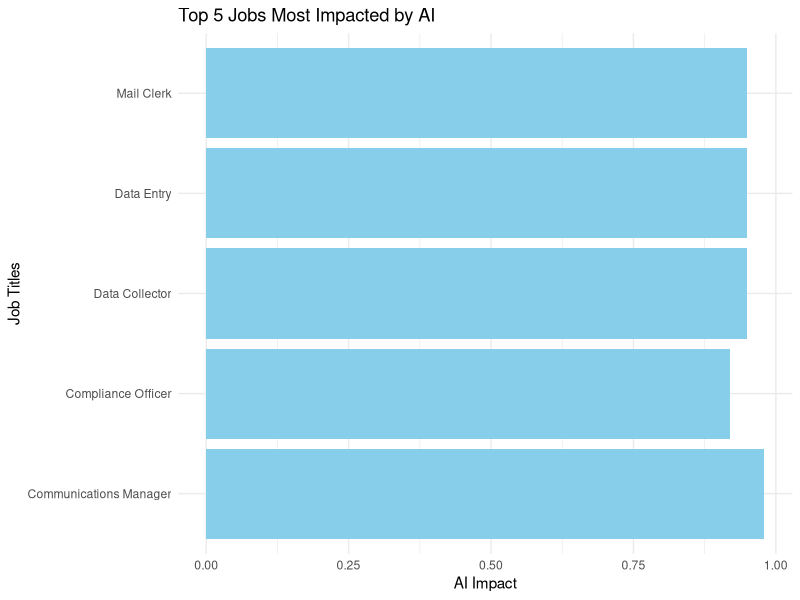
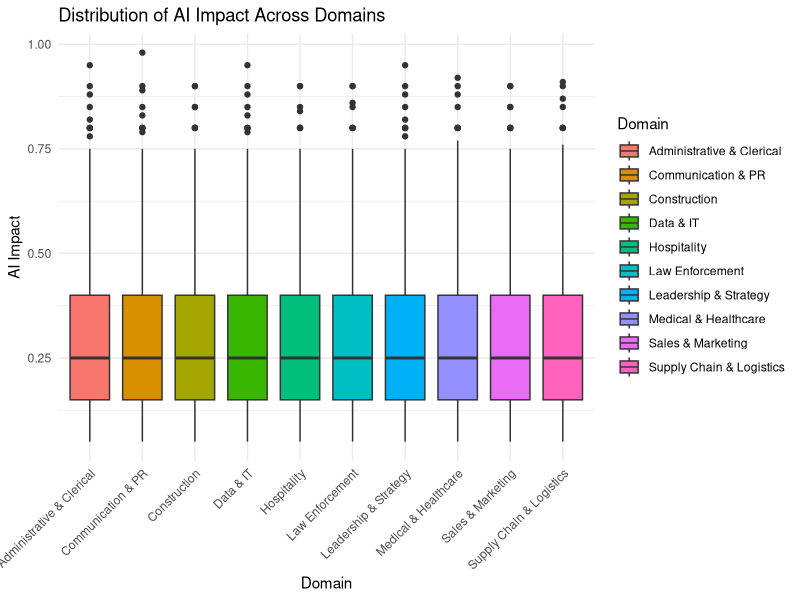
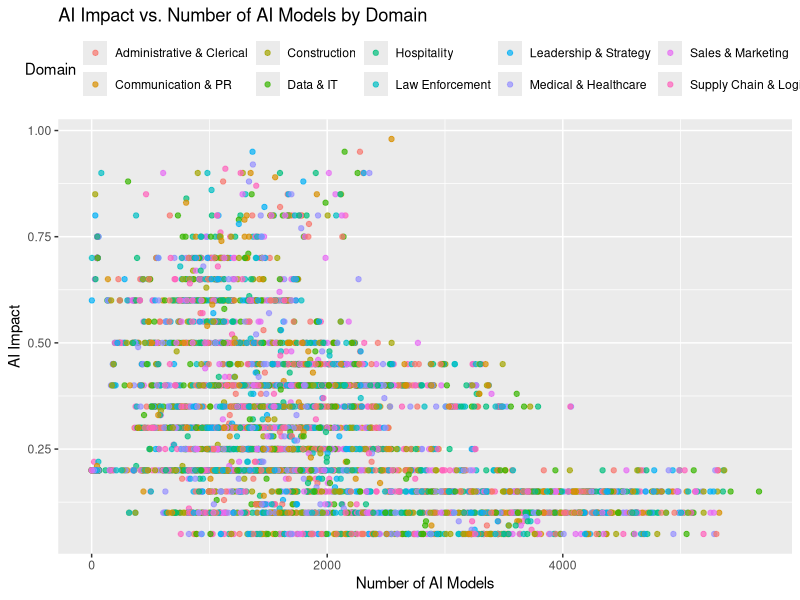
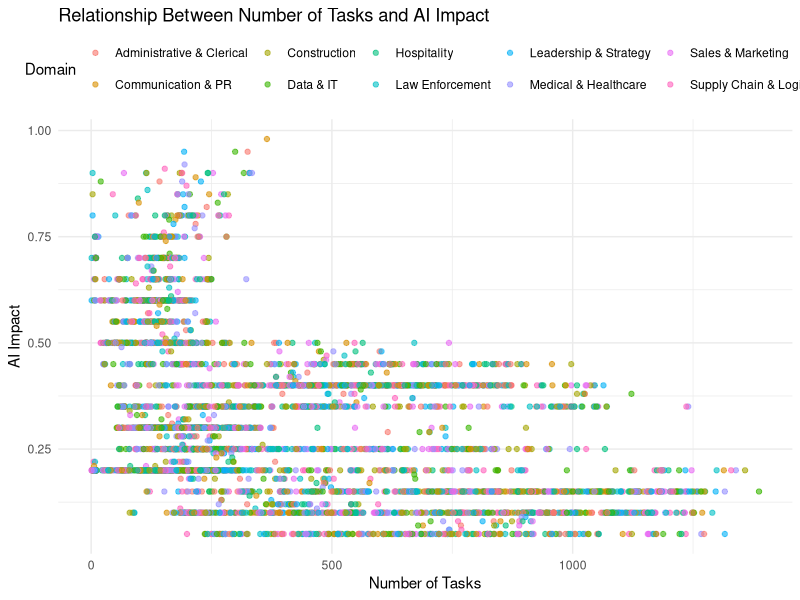
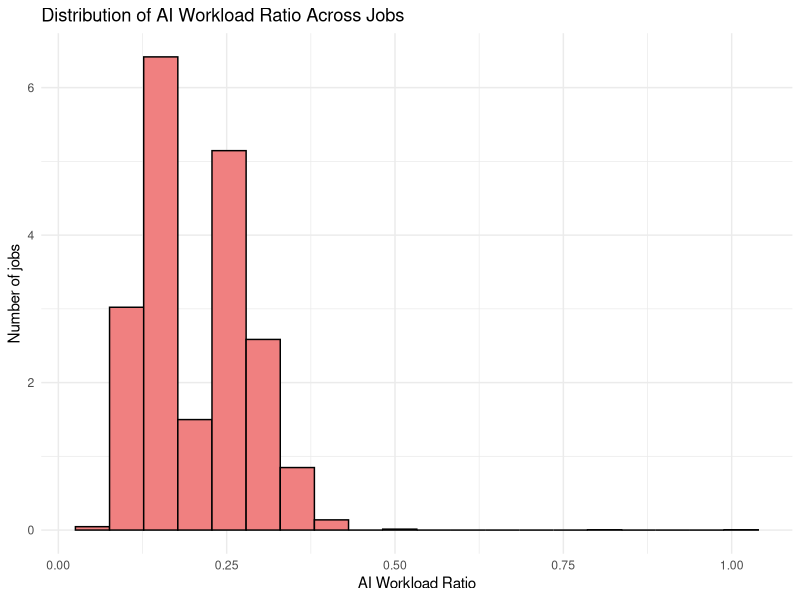
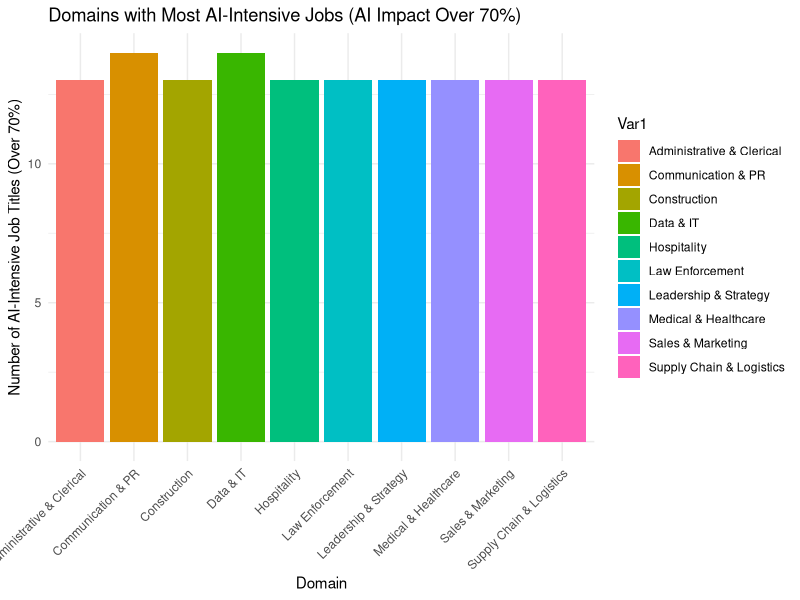
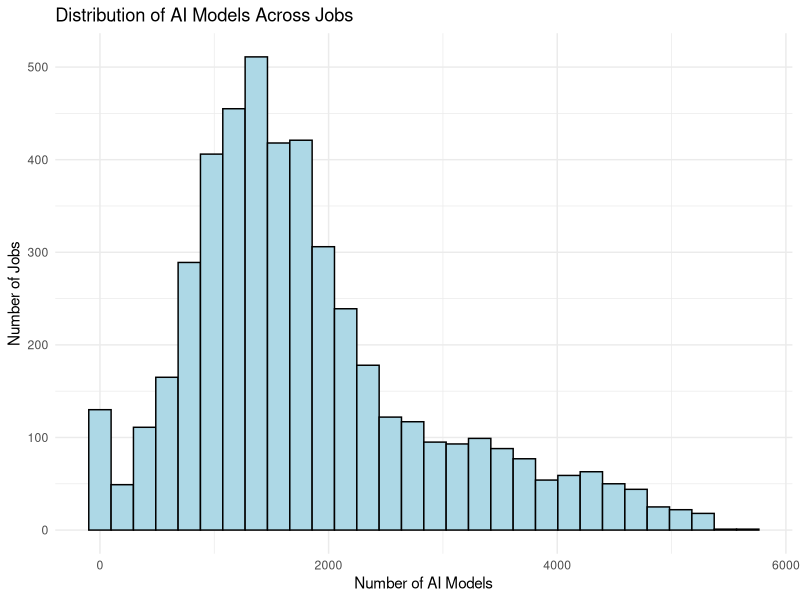

R code for these plots, in order:
library(ggplot2)
library(readr)

#make sure to set working directory
#load dataset
data <- read_csv("AI-Job-Impact.csv")

#convert 'AI Impact' to numeric
data$`AI Impact` <- as.numeric(sub("%", "", data$`AI Impact`)) / 100

#sort and get top 5 jobs
top_5_jobs <- head(data[order(-data$`AI Impact`),], 5)

#plot
ggplot(top_5_jobs, aes(x=`AI Impact`, y=`Job titiles`)) +
  geom_bar(stat="identity", fill="skyblue") +
  labs(title="Top 5 Jobs Most Impacted by AI", x="AI Impact", y="Job Titles") +
  theme_minimal()

#plotting boxplot for AI Impact across different domains
ggplot(data, aes(x=Domain, y=`AI Impact`, fill=Domain)) +
  geom_boxplot() +
  labs(title="Distribution of AI Impact Across Domains", x="Domain", y="AI Impact") +
  theme_minimal() +
  theme(axis.text.x = element_text(angle = 45, hjust = 1))

#scatter plot for AI Impact vs. Number of AI Models by Domain
ggplot(data, aes(x=`AI models`, y=`AI Impact`, color=Domain)) +
  geom_point(alpha=0.7) +
  labs(title="AI Impact vs. Number of AI Models by Domain", x="Number of AI Models", y="AI Impact") +
  theme(legend.position="top")


#scatter plot for relationship between number of tasks and AI impact
ggplot(data, aes(x=Tasks, y=`AI Impact`)) +
  geom_point(aes(color=Domain), alpha=0.6) +
  labs(title="Relationship Between Number of Tasks and AI Impact", x="Number of Tasks", y="AI Impact") +
  theme_minimal() +
  theme(legend.position="top")

#histogram for AI Workload Ratio
ggplot(data, aes(x=AI_Workload_Ratio)) +
  geom_histogram(aes(y=..density..), bins=20, fill="lightcoral", color="black") +
  labs(title="Distribution of AI Workload Ratio Across Jobs", x="AI Workload Ratio", y="Number of jobs") +
  theme_minimal()

#filter jobs with AI Impact greater than 70% and count by domain
ai_intensive_jobs <- subset(data, `AI Impact` > 0.7)
ai_intensive_count_by_domain <- table(ai_intensive_jobs$Domain)

#plotting the number of AI-intensive job titles by domain
ggplot(as.data.frame(ai_intensive_count_by_domain), aes(x=Var1, y=Freq, fill=Var1)) +
  geom_bar(stat="identity") +
  labs(title="Domains with Most AI-Intensive Jobs (AI Impact Over 70%)", x="Domain", y="Number of AI-Intensive Job Titles (Over 70%)") +
  theme_minimal() +
  theme(axis.text.x = element_text(angle = 45, hjust = 1))

#hstogram for the distribution of AI models across jobs
ggplot(data, aes(x=`AI models`)) +
  geom_histogram(aes(y=..count..), bins=30, fill="lightblue", color="black") +
  labs(title="Distribution of AI Models Across Jobs", x="Number of AI Models", y="Number of Jobs") +
  theme_minimal()

